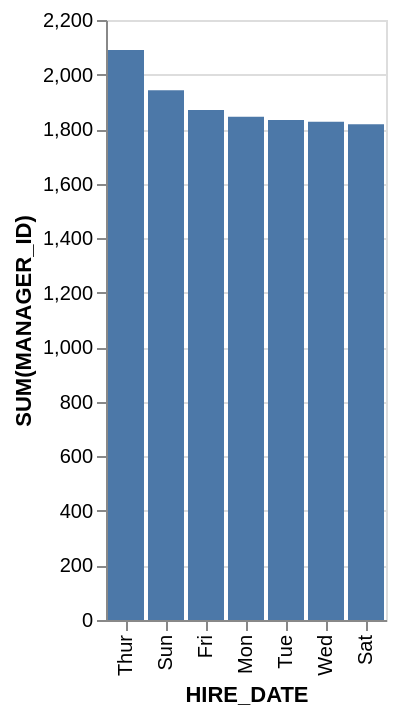

Vega-Lite specification for this chart:
### Vega-Lite specification from a JSON file in a GitHub repository (floating-point values rounded to 4 significant figures)
{"data": {"values": [{"x_data": "Thur", "y_data": 2090}, {"x_data": "Sun", "y_data": 1942}, {"x_data": "Fri", "y_data": 1870}, {"x_data": "Mon", "y_data": 1845}, {"x_data": "Tue", "y_data": 1833}, {"x_data": "Wed", "y_data": 1827}, {"x_data": "Sat", "y_data": 1818}]}, "mark": "bar", "encoding": {"x": {"field": "x_data", "type": "nominal", "title": "HIRE_DATE", "sort": {"op": "sum", "field": "y_data", "order": "descending"}}, "y": {"field": "y_data", "type": "quantitative", "title": "SUM(MANAGER_ID)"}}}
